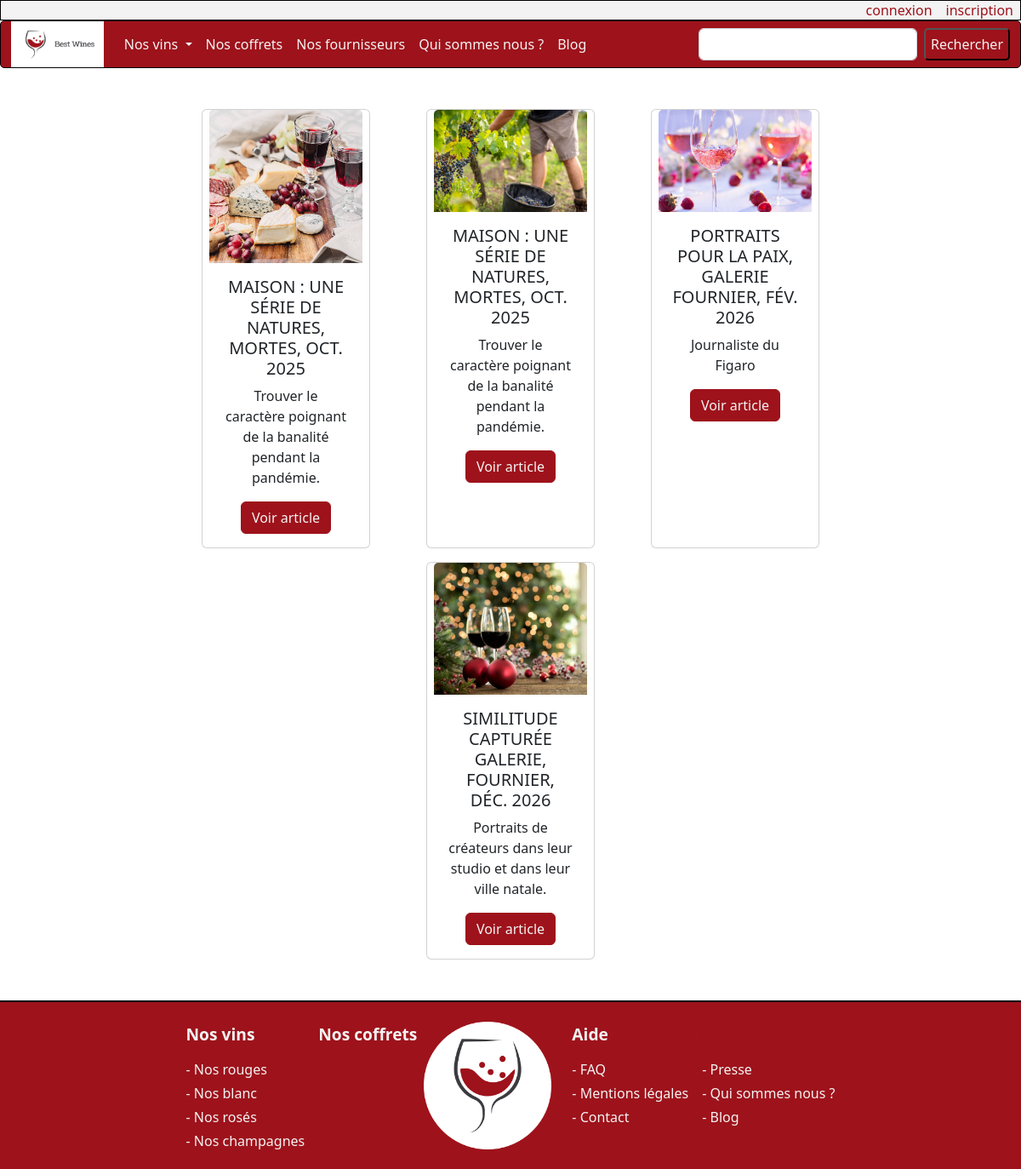
Page /best-wines/blog/all on the earlier database version.
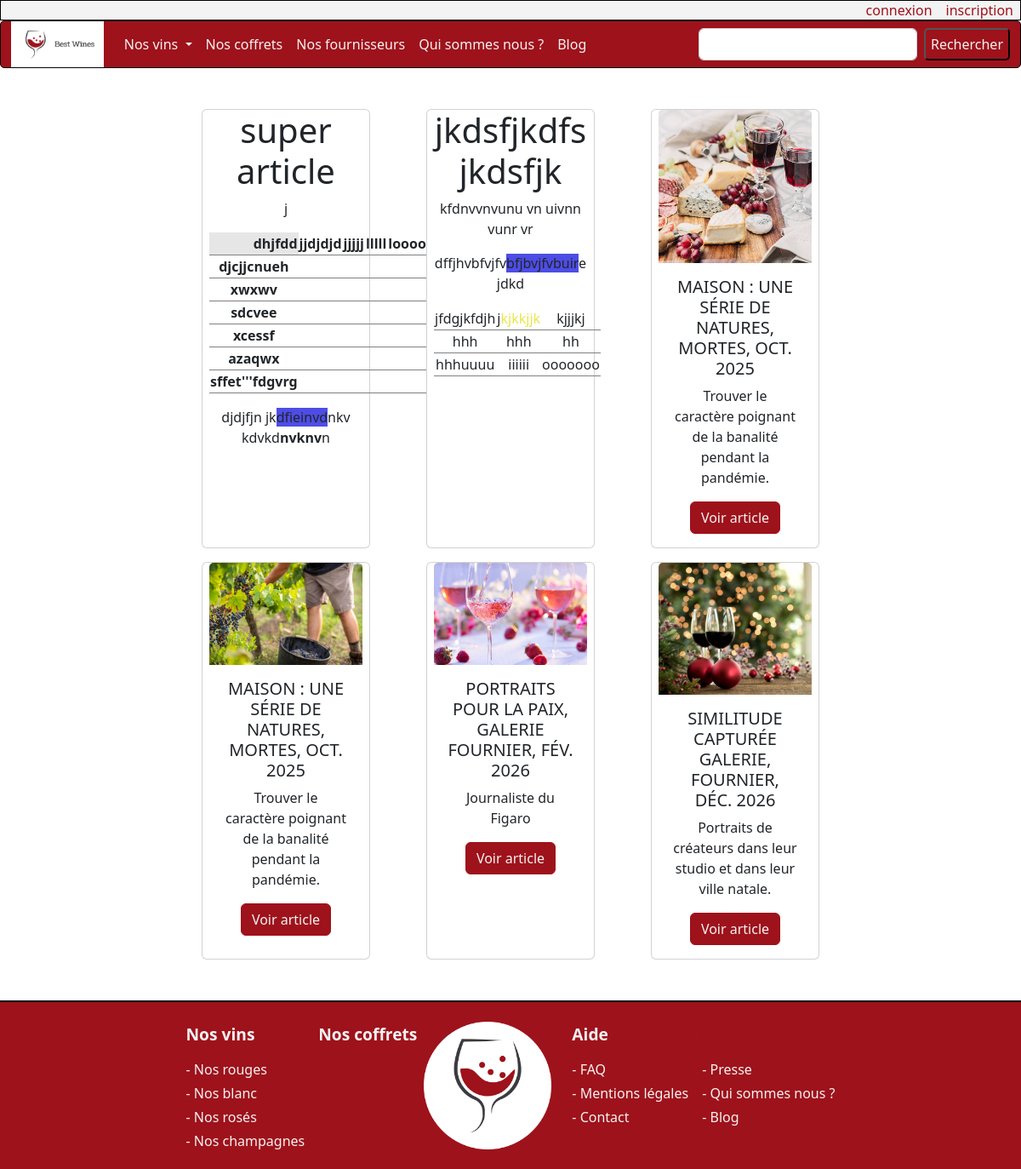
Same page on the later database version.
### tables this page shows
CREATE TABLE IF NOT EXISTS `article` (
  `id` int NOT NULL AUTO_INCREMENT,
  `content` text NOT NULL,
  `created_at` datetime NOT NULL DEFAULT CURRENT_TIMESTAMP,
  `id_admin` int NOT NULL,
  PRIMARY KEY (`id`),
  KEY `id_employee` (`id_admin`)
);

### core/Controller.php (called while the page is built, shortened)
<?php
abstract class Controller
{
    public function renderView(string $view_name, array $params = []): void
    {
        extract($params);
        require_once "src/views/$view_name.php";
        require_once "src/views/layout.php";
    }
}

### src/controllers/AdminController.php (called while the page is built, shortened)
<?php
class AdminController extends Controller
{
    public function index(): void
    {
        $article = new Article();
        $articles = $article->findAll();
        $this->renderView('blog/blog', compact('articles', 'title'));
    }
}

### core/Router.php (called while the page is built, shortened)
<?php
class Router
{
    private static array $routes = [];
    public static function register(string $request, string $action): void
    {
        self::$routes[$request] = $action;
    }
    public static function resolve(string $request_uri): void
    {
        $request_uri = explode("?", $request_uri)[0];
        [$controller_name, $action_name] = explode('::', self::$routes[$request_uri]);
        $instance = new $controller_name();
        call_user_func_array([$instance, $action_name], []);
    }
}

### index.php (called while the page is built, shortened)
<?php
$request_uri = str_replace(BASE_DIR, '', $_SERVER['REQUEST_URI']);
try {
    Router::resolve($request_uri);
} catch (Exception $e) {
    echo $e->getMessage();
}

### core/Database.php (called while the page is built, shortened)
<?php
class Database
{
    private static \PDO|null $instance = null;
    public static function getPdo(): \PDO
    {
        if (self::$instance == null){
            try {
                self::$instance = new \PDO(
                    "mysql:host=".$_ENV['DATABASE_HOST'].";dbname=".$_ENV['DATABASE_NAME'],
                    $_ENV['DATABASE_USERNAME'],
                    $_ENV['DATABASE_PASSWORD'],
                    [
                        \PDO::ATTR_ERRMODE => \PDO::ERRMODE_EXCEPTION,
                        \PDO::ATTR_DEFAULT_FETCH_MODE => \PDO::FETCH_ASSOC
                    ]
                );
            }catch (\PDOException $exception){
                echo $exception->getMessage();
                die;
            }
        }
        return  self::$instance;
    }
}

### core/Model.php (called while the page is built, shortened)
<?php
abstract class Model
{
    protected \PDO $pdo;
    protected string $table_name;
    public function __construct()
    {
        $this->pdo = Database::getPdo();
    }
    public function findAll(bool $is_array = false): array|false
    {
        $stmt = $this->pdo->prepare("SELECT * FROM {$this->table_name}");
        $stmt->setFetchMode(\PDO::FETCH_ASSOC);
        $stmt->execute();
        return $stmt->fetchAll();
    }
}

### src/views/blog/blog.php (the view, shortened to what this page needs)
<section class="my-5 row">
    <div class="col-8 container text-center">
        <div class="row row-cols-1 row-cols-lg-4 g-2 g-lg-3 justify-content-around">
            <?php foreach ($articles as $article) : ?>
            <div class="card mx-2">
                <?= $article['content'] ?>
            </div>
            <?php endforeach ?>
            <div class="card mx-2">
                <img class="card-img-top" src="<?= BASE_DIR ?>/assets/img/wine19.png" alt="brand logo">
                <div class="card-body">
                    <h5 class="card-title">MAISON : UNE SÉRIE DE NATURES, MORTES, OCT. 2025</h5>
                    <p class="card-text">Trouver le caractère poignant de la banalité pendant la pandémie.</p>
                    <a href="#" class="btn btn-primary">Voir article</a>
                </div>
            </div>
            <div class="card mx-2">
                <img class="card-img-top" src="<?= BASE_DIR ?>/assets/img/wine18.png" alt="brand logo">
                <div class="card-body">
                    <h5 class="card-title">MAISON : UNE SÉRIE DE NATURES, MORTES, OCT. 2025</h5>
                    <p class="card-text">Trouver le caractère poignant de la banalité pendant la pandémie.</p>
                    <a href="#" class="btn btn-primary">Voir article</a>
                </div>
            </div>
            <div class="card mx-2">
                <img class="card-img-top" src="<?= BASE_DIR ?>/assets/img/wine20.png" alt="brand logo">
                <div class="card-body">
                    <h5 class="card-title">PORTRAITS POUR LA PAIX, GALERIE FOURNIER, FÉV. 2026</h5>
                    <p class="card-text">Journaliste du Figaro</p>
                    <a href="#" class="btn btn-primary">Voir article</a>
                </div>
            </div>
            <div class="card mx-2">
                <img class="card-img-top" src="<?= BASE_DIR ?>/assets/img/wine17.png" alt="brand logo">
                <div class="card-body">
                    <h5 class="card-title">SIMILITUDE CAPTURÉE GALERIE, FOURNIER, DÉC. 2026</h5>
                    <p class="card-text">Portraits de créateurs dans leur studio et dans leur ville natale.</p>
                    <a href="#" class="btn btn-primary">Voir article</a>
                </div>
            </div>
        </div>
    </div>
</section>

Differences in the rows shown:
added article: content "super article j dhjfdd jjdjdjd jjjjj lllll loooo djcjjcnueh xwxwv sdcvee xcessf azaqwx sffet'''fdgvrg djdjfjn jk dfieinvd nkv kdvkd nvknv n"
added article: content "jkdsfjkdfsjkdsfjk kfdnvvnvunu vn uivnn vunr vr dffjhvbfvjfv bfjbvjfvbuir ejdkd jfdgjkfdjh j kjkkjjk kjjjkj hhh hhh hh hhhuuuu iiiiii ooooooo"
